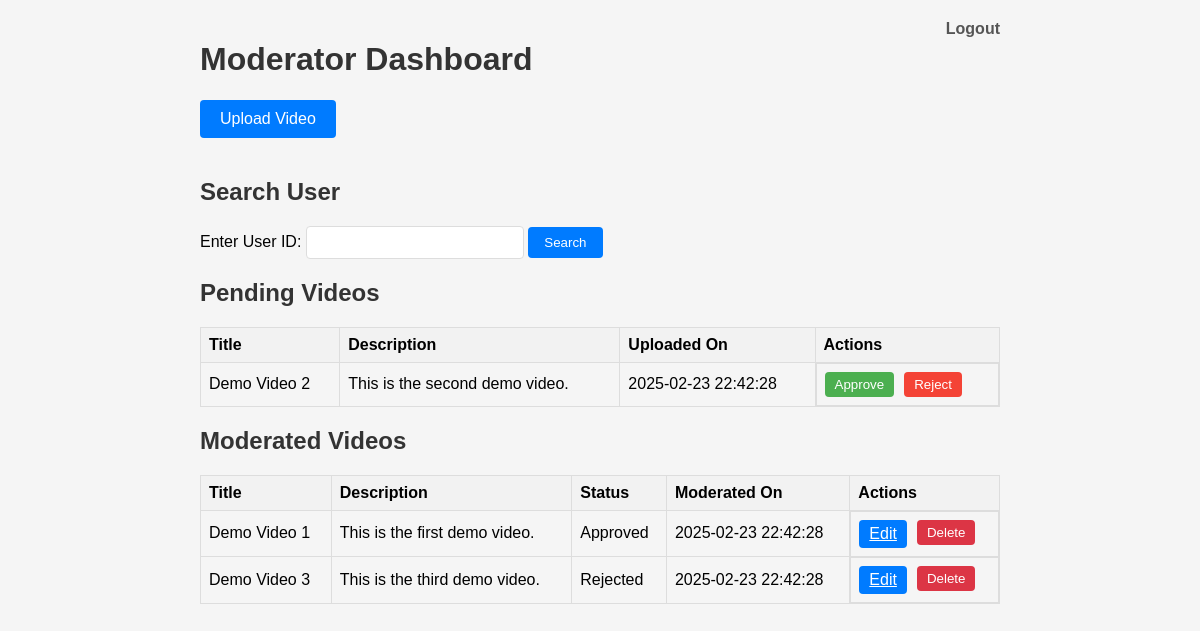
/moderator_dashboard.php (signed in), run on the app's committed database.
### tables this page shows
CREATE TABLE IF NOT EXISTS videos (
    video_id CHAR(36) NOT NULL PRIMARY KEY,  
    user_id VARCHAR(50) NOT NULL,  
    video_url VARCHAR(255) NOT NULL,
    poster_url VARCHAR(255),
    title VARCHAR(255) NOT NULL,
    description TEXT,
    status ENUM('pending', 'approved', 'rejected') DEFAULT 'pending',
    source ENUM('youtube', 'upload') DEFAULT 'upload',  
    moderator_comments TEXT,
    reupload_comments TEXT,
    created_at TIMESTAMP DEFAULT CURRENT_TIMESTAMP,
    FOREIGN KEY (user_id) REFERENCES users(user_id) ON DELETE CASCADE
);

### config.php (called while the page is built, shortened)
<?php
$baseUrl = 'http://localhost/pro';
?>

### moderator_dashboard.php (the view, shortened to what this page needs)
<?php
require 'config.php';
$stmt = $pdo->prepare("SELECT video_id, title, description, created_at FROM videos WHERE status = 'pending'");
$stmt->execute();
$pendingVideos = $stmt->fetchAll(PDO::FETCH_ASSOC);
$stmt = $pdo->prepare("SELECT video_id, title, description, status, created_at FROM videos WHERE status IN ('approved', 'rejected')");
$stmt->execute();
$moderatedVideos = $stmt->fetchAll(PDO::FETCH_ASSOC);
?>
<!DOCTYPE html>
<html lang="en">
<head>
</head>
<body>
    <div class="container">
        <a href="<?php echo $baseUrl; ?>/logout.php" class="logout-link">Logout</a>
        <h1>Moderator Dashboard</h1>
        <a href="<?php echo $baseUrl; ?>/upload_video.php" class="upload-link">Upload Video</a>
        <div class="search-form">
            <h2>Search User</h2>
            <form method="GET" action="view_user.php">
                <label for="user_id">Enter User ID:</label>
                <input type="text" id="user_id" name="user_id" required>
                <button type="submit">Search</button>
            </form>
        </div>
        <h2>Pending Videos</h2>
        <?php if (count($pendingVideos) > 0): ?>
            <table>
                <thead>
                    <tr>
                        <th>Title</th>
                        <th>Description</th>
                        <th>Uploaded On</th>
                        <th>Actions</th>
                    </tr>
                </thead>
                <tbody>
                    <?php foreach ($pendingVideos as $video): ?>
                        <tr>
                            <td><?php echo $video['title']; ?></td>
                            <td><?php echo $video['description']; ?></td>
                            <td><?php echo $video['created_at']; ?></td>
                            <td class="action-buttons">
                                <form method="POST" action="approve_video.php" style="display: inline;">
                                    <button type="submit" class="approve-btn">Approve</button>
                                </form>
                                <form method="POST" action="reject_video.php" style="display: inline;">
                                    <button type="submit" class="reject-btn">Reject</button>
                                </form>
                            </td>
                        </tr>
                    <?php endforeach; ?>
                </tbody>
            </table>
        <?php else: ?>
            <p>No pending videos.</p>
        <?php endif; ?>
        <h2>Moderated Videos</h2>
        <?php if (count($moderatedVideos) > 0): ?>
            <table>
                <thead>
                    <tr>
                        <th>Title</th>
                        <th>Description</th>
                        <th>Status</th>
                        <th>Moderated On</th>
                        <th>Actions</th>
                    </tr>
                </thead>
                <tbody>
                    <?php foreach ($moderatedVideos as $video): ?>
                        <tr>
                            <td><?php echo $video['title']; ?></td>
                            <td><?php echo $video['description']; ?></td>
                            <td><?php echo ucfirst($video['status']); ?></td>
                            <td><?php echo $video['created_at']; ?></td>
                            <td class="action-buttons">
                                <a href="edit_video.php?video_id=<?php echo $video['video_id']; ?>" class="edit-btn">Edit</a>
                                <form method="POST" action="delete_video.php" style="display: inline;">
                                    <button type="submit" class="delete-btn" onclick="return confirm('Are you sure you want to delete this video?');">Delete</button>
                                </form>
                            </td>
                        </tr>
                    <?php endforeach; ?>
                </tbody>
            </table>
        <?php else: ?>
            <p>No moderated videos.</p>
        <?php endif; ?>
    </div>
</body>
</html>

### moderator_dashboard.php (style rules this page uses)
body { font-family: Arial, sans-serif; margin: 0; padding: 0; background-color: #f5f5f5; }
.container { max-width: 800px; margin: 0 auto; padding: 20px; }
h1, h2 { color: #333; }
table { width: 100%; border-collapse: collapse; margin-bottom: 20px; }
table, th, td { border: 1px solid #ddd; }
th, td { padding: 8px; text-align: left; }
th { background-color: #f2f2f2; }
.action-buttons { display: flex; gap: 10px; }
.approve-btn, .reject-btn, .edit-btn, .delete-btn { padding: 5px 10px; border: none; border-radius: 4px; cursor: pointer; }
.approve-btn { background-color: #4CAF50; color: white; }
.reject-btn { background-color: #f44336; color: white; }
.edit-btn { background-color: #007bff; color: white; }
.delete-btn { background-color: #dc3545; color: white; }
.upload-link { display: inline-block; padding: 10px 20px; background-color: #007bff; color: white; text-decoration: none; border-radius: 4px; margin-bottom: 20px; }
.logout-link { float: right; color: #555; text-decoration: none; font-weight: bold; }
.search-form { margin-bottom: 20px; }
.search-form input[type="text"] { padding: 8px; width: 200px; border: 1px solid #ddd; border-radius: 4px; }
.search-form button { padding: 8px 16px; background-color: #007bff; color: white; border: none; border-radius: 4px; cursor: pointer; }

### data on the page
videos: title "Demo Video 2", description "This is the second demo video.", created_at "2025-02-23 22:42:28"
videos: title "Demo Video 1", description "This is the first demo video.", status "Approved", created_at "2025-02-23 22:42:28"
videos: title "Demo Video 3", description "This is the third demo video.", status "Rejected", created_at "2025-02-23 22:42:28"
